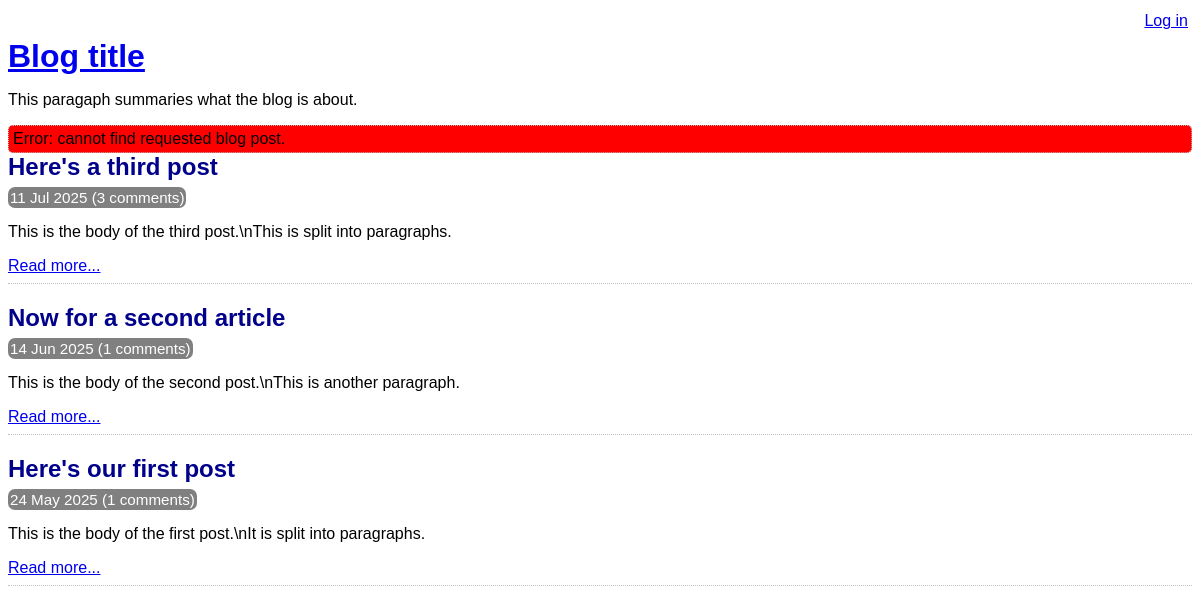
/index.php?not-found=1, run on the app's committed database.
### tables this page shows
CREATE TABLE post (
    id INTEGER PRIMARY KEY AUTOINCREMENT NOT NULL,
    title VARCHAR NOT NULL,
    body VARCHAR NOT NULL,
    user_id INTEGER NOT NULL,
    created_at VARCHAR NOT NULL,
    updated_at VARCHAR,
    FOREIGN KEY (user_id) REFERENCES user(id)
);

### lib/common.php (called while the page is built, shortened)
<?php
function htmlEscape($html)
{
    return htmlspecialchars($html, ENT_HTML5, 'UTF-8');
}
function convertSqlDate($sqlDate)
{
    $date = DateTime::createFromFormat('!Y-m-d', $sqlDate);
    return $date->format('d M Y');
}
function countCommentsForPost(PDO $pdo,$postId){
$sql="
SELECT
COUNT(*) c
FROM  comment
WHERE post_id=:post_id
";
$stmt=$pdo->prepare($sql);
$stmt->execute(array('post_id'=>$postId));
return (int) $stmt->fetchColumn();
}
?>

### index.php (the view, shortened to what this page needs)
<?php
require 'lib/common.php';
try{
$pdo=getPDO();
$stmt = $pdo->query(
    'SELECT
       id, title, created_at, body
    FROM
        post
    ORDER BY
        created_at DESC'
);
}catch(PDOException $e){
die('Database error: ' . $e->getMessage());
};
$notFound=isset($_GET['not-found']);
?>
<!DOCTYPE html>
<html lang="en">
    <head>
     <?php  require 'templates/head.php'?>
        </head>
    <body>
    <header>
                <?php require 'templates/title.php' ?>
        </header>
        <?php if ($notFound) {?>
        <div class="error box">
            Error: cannot find requested blog post.
        </div>
        <?php }?>
        <div class="post-list">
            <?php while ($row = $stmt->fetch(PDO::FETCH_ASSOC)): ?>
                <div class="post-synopsis">
                    <h2>
                        <?php echo htmlEscape($row['title']) ?>
                    </h2>
                    <div class="meta">
                        <?php echo convertSqlDate($row['created_at']) ?>
                        (<?php echo countCommentsForPost($pdo,$row['id']) ?> comments)
                    </div>
                    <p>
                        <?php echo htmlEscape($row['body']) ?>
                    </p>
                    <div class="read-more">
                        <a
                            href="view-post.php?post_id=<?php echo $row['id'] ?>"
                        >Read more...</a>
                    </div>
                </div>
            <?php endwhile ?>
        </div>
    </body>
</html>

### assets/main.css (style rules this page uses)
.box { border:1px dotted silver; padding: 4px; border-radius:5px ; }
.error { background-color: red; }
h1,h2,h3 { margin-top: 0; margin-bottom: 8px; }
body { font-family: sans-serif; }
.post-synopsis { padding-bottom: 8px; border-bottom: 1px dotted silver; margin-bottom: 20px; }
.post-synopsis h2, .post h2 { color: darkblue; }
.post .date, .post-synopsis .meta { color:white; background-color: grey; border-radius: 7px; padding:2px; display:inline; font-size:0.95em; }

### data on the page
post: title "Here's a third post", created_at "11 Jul 2025", id "3", body "This is the body of the third post.\\nThis is split into paragraphs."
post: title "Now for a second article", created_at "14 Jun 2025", id "1", body "This is the body of the second post.\\nThis is another paragraph."
post: title "Here's our first post", created_at "24 May 2025", id "1", body "This is the body of the first post.\\nIt is split into paragraphs."

### other printed values
htmlEscape('This paragaph summaries what the blog is about.') "This paragaph summaries what the blog is about."
